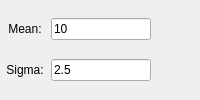
                <widget class="QWidget" name="pageScanGauss">
                 <layout class="QVBoxLayout" name="verticalLayout_18">
                  <property name="spacing">
                   <number>1</number>
                  </property>
                  <property name="leftMargin">
                   <number>0</number>
                  </property>
                  <property name="topMargin">
                   <number>0</number>
                  </property>
                  <property name="rightMargin">
                   <number>0</number>
                  </property>
                  <property name="bottomMargin">
                   <number>0</number>
                  </property>
                  <item>
                   <layout class="QHBoxLayout" name="horizontalLayout_30">
                    <property name="rightMargin">
                     <number>0</number>
                    </property>
                    <item>
                     <widget class="QLabel" name="label_87">
                      <property name="minimumSize">
                       <size>
                        <width>50</width>
                        <height>0</height>
                       </size>
                      </property>
                      <property name="text">
                       <string>Mean:</string>
                      </property>
                      <property name="alignment">
                       <set>Qt::AlignCenter</set>
                      </property>
                     </widget>
                    </item>
                    <item>
                     <widget class="QLineEdit" name="ledGaussMean">
                      <property name="maximumSize">
                       <size>
                        <width>100</width>
                        <height>16777215</height>
                       </size>
                      </property>
                      <property name="text">
                       <string>10</string>
                      </property>
                     </widget>
                    </item>
                    <item>
                     <spacer name="horizontalSpacer_8">
                      <property name="orientation">
                       <enum>Qt::Horizontal</enum>
                      </property>
                      <property name="sizeHint" stdset="0">
                       <size>
                        <width>40</width>
                        <height>20</height>
                       </size>
                      </property>
                     </spacer>
                    </item>
                   </layout>
                  </item>
                  <item>
                   <layout class="QHBoxLayout" name="horizontalLayout_31">
                    <property name="rightMargin">
                     <number>0</number>
                    </property>
                    <item>
                     <widget class="QLabel" name="label_89">
                      <property name="minimumSize">
                       <size>
                        <width>50</width>
                        <height>0</height>
                       </size>
                      </property>
                      <property name="text">
                       <string>Sigma:</string>
                      </property>
                      <property name="alignment">
                       <set>Qt::AlignCenter</set>
                      </property>
                     </widget>
                    </item>
                    <item>
                     <widget class="QLineEdit" name="ledGaussSigma">
                      <property name="maximumSize">
                       <size>
                        <width>100</width>
                        <height>16777215</height>
                       </size>
                      </property>
                      <property name="text">
                       <string>2.5</string>
                      </property>
                     </widget>
                    </item>
                    <item>
                     <spacer name="horizontalSpacer_30">
                      <property name="orientation">
                       <enum>Qt::Horizontal</enum>
                      </property>
                      <property name="sizeHint" stdset="0">
                       <size>
                        <width>40</width>
                        <height>20</height>
                       </size>
                      </property>
                     </spacer>
                    </item>
                   </layout>
                  </item>
                 </layout>
                </widget>
